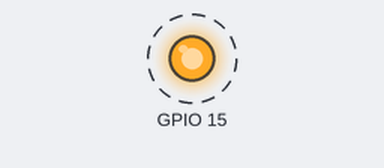
The sketch below on a simulated ESP32. On the bench: output pins drawn as LEDs (lit = HIGH). Dashed ring = blinking. WiFi joins after 1.5 s; servers stay silent unless stated; what the sketch prints to the serial monitor is not drawn.

Above: at 3.65 s.
Timing chart, 0 to 6.5 s (numbered marks = the images above):
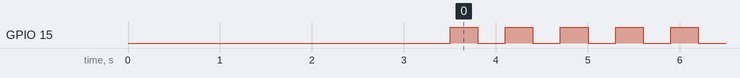

Measured:
- by itself, GPIO 15: alternates HIGH for 0.30 s and LOW for 0.30 s

The sketch:

IOT02_wifi.ino
```cpp
#include <WiFi.h>

void setup() {
  pinMode(15, OUTPUT);

  Serial.begin(115200);
  delay(1000);

  WiFi.begin("Siam-ReteAule", "xxxxxxxx");
  while (WiFi.status() != WL_CONNECTED) {
    delay(500);
    Serial.print(".");
  }
  Serial.println("\nConnesso!");
  Serial.print("IP: ");
  Serial.println(WiFi.localIP());
  delay(1000);
  WiFi.disconnect();
  WiFi.mode(WIFI_OFF);
}

void loop() {
  digitalWrite(15, !digitalRead(15));
  delay(300);
}
```
